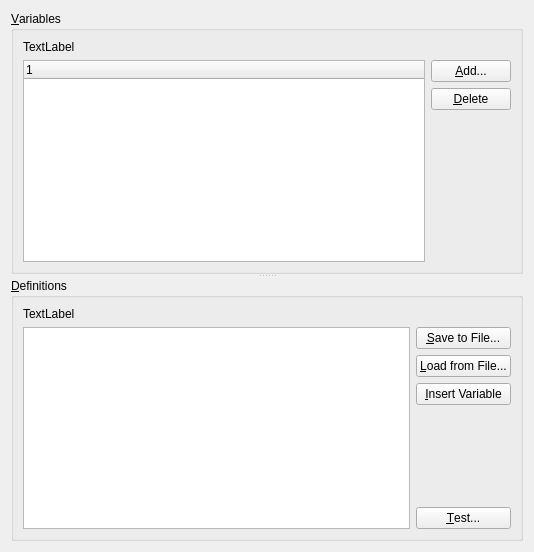
<ui version="4.0" >
 <class>ScriptPluginWidget</class>
 <widget class="QWidget" name="ScriptPluginWidget" >
  <property name="geometry" >
   <rect>
    <x>0</x>
    <y>0</y>
    <width>534</width>
    <height>552</height>
   </rect>
  </property>
  <property name="windowTitle" >
   <string>Form</string>
  </property>
  <layout class="QVBoxLayout" name="verticalLayout_5" >
   <item>
    <widget class="QSplitter" name="splitter" >
     <property name="orientation" >
      <enum>Qt::Vertical</enum>
     </property>
     <property name="childrenCollapsible" >
      <bool>false</bool>
     </property>
     <widget class="QGroupBox" name="groupBox" >
      <property name="title" >
       <string>&amp;Variables</string>
      </property>
      <layout class="QVBoxLayout" name="verticalLayout_2" >
       <item>
        <widget class="QLabel" name="labelDescVariables" >
         <property name="text" >
          <string>TextLabel</string>
         </property>
        </widget>
       </item>
       <item>
        <layout class="QHBoxLayout" name="horizontalLayout" >
         <item>
          <widget class="QTreeWidget" name="listVariables" >
           <property name="editTriggers" >
            <set>QAbstractItemView::NoEditTriggers</set>
           </property>
           <property name="alternatingRowColors" >
            <bool>true</bool>
           </property>
           <property name="selectionMode" >
            <enum>QAbstractItemView::SingleSelection</enum>
           </property>
           <property name="rootIsDecorated" >
            <bool>false</bool>
           </property>
           <property name="itemsExpandable" >
            <bool>false</bool>
           </property>
           <property name="allColumnsShowFocus" >
            <bool>true</bool>
           </property>
           <column>
            <property name="text" >
             <string>1</string>
            </property>
           </column>
          </widget>
         </item>
         <item>
          <layout class="QVBoxLayout" name="verticalLayout" >
           <item>
            <widget class="QPushButton" name="buttonAdd" >
             <property name="text" >
              <string>&amp;Add...</string>
             </property>
            </widget>
           </item>
           <item>
            <widget class="QPushButton" name="buttonRemove" >
             <property name="text" >
              <string>&amp;Delete</string>
             </property>
            </widget>
           </item>
           <item>
            <spacer name="verticalSpacer" >
             <property name="orientation" >
              <enum>Qt::Vertical</enum>
             </property>
             <property name="sizeHint" stdset="0" >
              <size>
               <width>20</width>
               <height>40</height>
              </size>
             </property>
            </spacer>
           </item>
          </layout>
         </item>
        </layout>
       </item>
      </layout>
     </widget>
     <widget class="QGroupBox" name="groupBox_2" >
      <property name="title" >
       <string>&amp;Definitions</string>
      </property>
      <layout class="QVBoxLayout" name="verticalLayout_4" >
       <item>
        <widget class="QLabel" name="labelDescDef" >
         <property name="text" >
          <string>TextLabel</string>
         </property>
        </widget>
       </item>
       <item>
        <layout class="QHBoxLayout" name="horizontalLayout_2" >
         <item>
          <widget class="QTextEdit" name="textCode" >
           <property name="lineWrapMode" >
            <enum>QTextEdit::NoWrap</enum>
           </property>
           <property name="acceptRichText" >
            <bool>false</bool>
           </property>
          </widget>
         </item>
         <item>
          <layout class="QVBoxLayout" name="verticalLayout_3" >
           <item>
            <widget class="QPushButton" name="buttonSave" >
             <property name="text" >
              <string>&amp;Save to File...</string>
             </property>
            </widget>
           </item>
           <item>
            <widget class="QPushButton" name="buttonLoad" >
             <property name="text" >
              <string>&amp;Load from File...</string>
             </property>
            </widget>
           </item>
           <item>
            <widget class="QPushButton" name="buttonInsert" >
             <property name="text" >
              <string>&amp;Insert Variable</string>
             </property>
             <property name="checkable" >
              <bool>false</bool>
             </property>
            </widget>
           </item>
           <item>
            <spacer name="verticalSpacer_2" >
             <property name="orientation" >
              <enum>Qt::Vertical</enum>
             </property>
             <property name="sizeHint" stdset="0" >
              <size>
               <width>20</width>
               <height>40</height>
              </size>
             </property>
            </spacer>
           </item>
           <item>
            <widget class="QPushButton" name="buttonTest" >
             <property name="text" >
              <string>&amp;Test...</string>
             </property>
            </widget>
           </item>
          </layout>
         </item>
        </layout>
       </item>
      </layout>
     </widget>
    </widget>
   </item>
  </layout>
 </widget>
 <resources/>
 <connections/>
</ui>
